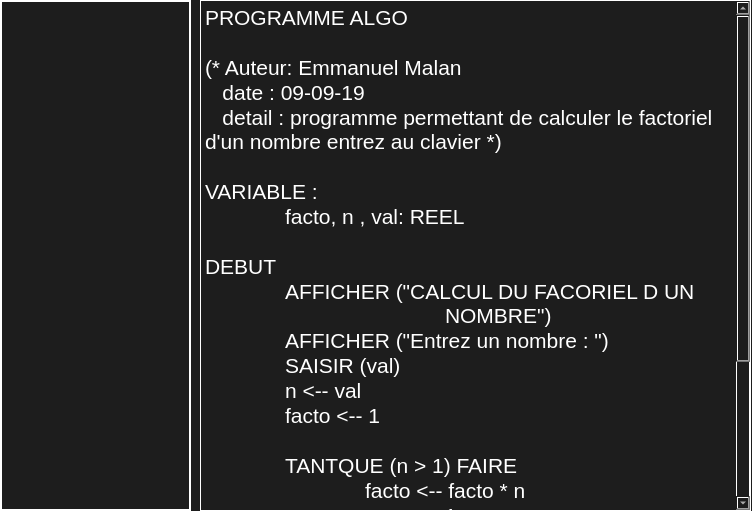
     <widget class="QStackedWidget" name="stackedWidget_2">
      <property name="geometry">
       <rect>
        <x>41</x>
        <y>40</y>
        <width>752</width>
        <height>511</height>
       </rect>
      </property>
      <property name="styleSheet">
       <string notr="true">background-color: rgb(29, 29, 29);
</string>
      </property>
      <property name="currentIndex">
       <number>0</number>
      </property>
      <widget class="QWidget" name="page_4">
       <widget class="QTextEdit" name="texte_code">
        <property name="geometry">
         <rect>
          <x>200</x>
          <y>0</y>
          <width>551</width>
          <height>511</height>
         </rect>
        </property>
        <property name="styleSheet">
         <string notr="true">font: 14pt &quot;Modern No. 20&quot;;
color:rgb(255, 255, 255) ;
/*border-radius:20;*/
border:solid;
border-width:1;
border-color: rgb(255, 255, 255);</string>
        </property>
        <property name="html">
         <string>&lt;!DOCTYPE HTML PUBLIC &quot;-//W3C//DTD HTML 4.0//EN&quot; &quot;http://www.w3.org/TR/REC-html40/strict.dtd&quot;&gt;
&lt;html&gt;&lt;head&gt;&lt;meta name=&quot;qrichtext&quot; content=&quot;1&quot; /&gt;&lt;style type=&quot;text/css&quot;&gt;
p, li { white-space: pre-wrap; }
&lt;/style&gt;&lt;/head&gt;&lt;body style=&quot; font-family:'Modern No. 20'; font-size:14pt; font-weight:400; font-style:normal;&quot;&gt;
&lt;p style=&quot; margin-top:0px; margin-bottom:0px; margin-left:0px; margin-right:0px; -qt-block-indent:0; text-indent:0px;&quot;&gt;&lt;span style=&quot; font-size:16pt;&quot;&gt;PROGRAMME ALGO&lt;/span&gt;&lt;/p&gt;
&lt;p style=&quot;-qt-paragraph-type:empty; margin-top:0px; margin-bottom:0px; margin-left:0px; margin-right:0px; -qt-block-indent:0; text-indent:0px; font-size:16pt;&quot;&gt;&lt;br /&gt;&lt;/p&gt;
&lt;p style=&quot; margin-top:0px; margin-bottom:0px; margin-left:0px; margin-right:0px; -qt-block-indent:0; text-indent:0px;&quot;&gt;&lt;span style=&quot; font-size:16pt;&quot;&gt;(* Auteur: Emmanuel Malan&lt;/span&gt;&lt;/p&gt;
&lt;p style=&quot; margin-top:0px; margin-bottom:0px; margin-left:0px; margin-right:0px; -qt-block-indent:0; text-indent:0px;&quot;&gt;&lt;span style=&quot; font-size:16pt;&quot;&gt;   date : 09-09-19&lt;/span&gt;&lt;/p&gt;
&lt;p style=&quot; margin-top:0px; margin-bottom:0px; margin-left:0px; margin-right:0px; -qt-block-indent:0; text-indent:0px;&quot;&gt;&lt;span style=&quot; font-size:16pt;&quot;&gt;   detail : programme permettant de calculer le factoriel d'un nombre entrez au clavier *)&lt;/span&gt;&lt;/p&gt;
&lt;p style=&quot;-qt-paragraph-type:empty; margin-top:0px; margin-bottom:0px; margin-left:0px; margin-right:0px; -qt-block-indent:0; text-indent:0px; font-size:16pt;&quot;&gt;&lt;br /&gt;&lt;/p&gt;
&lt;p style=&quot; margin-top:0px; margin-bottom:0px; margin-left:0px; margin-right:0px; -qt-block-indent:0; text-indent:0px;&quot;&gt;&lt;span style=&quot; font-size:16pt;&quot;&gt;VARIABLE : &lt;/span&gt;&lt;/p&gt;
&lt;p style=&quot; margin-top:0px; margin-bottom:0px; margin-left:0px; margin-right:0px; -qt-block-indent:0; text-indent:0px;&quot;&gt;&lt;span style=&quot; font-size:16pt;&quot;&gt;	facto, n , val: REEL&lt;/span&gt;&lt;/p&gt;
&lt;p style=&quot;-qt-paragraph-type:empty; margin-top:0px; margin-bottom:0px; margin-left:0px; margin-right:0px; -qt-block-indent:0; text-indent:0px; font-size:16pt;&quot;&gt;&lt;br /&gt;&lt;/p&gt;
&lt;p style=&quot; margin-top:0px; margin-bottom:0px; margin-left:0px; margin-right:0px; -qt-block-indent:0; text-indent:0px;&quot;&gt;&lt;span style=&quot; font-size:16pt;&quot;&gt;DEBUT&lt;/span&gt;&lt;/p&gt;
&lt;p style=&quot; margin-top:0px; margin-bottom:0px; margin-left:0px; margin-right:0px; -qt-block-indent:0; text-indent:0px;&quot;&gt;&lt;span style=&quot; font-size:16pt;&quot;&gt;	AFFICHER (&amp;quot;CALCUL DU FACORIEL D UN 				NOMBRE&amp;quot;)&lt;/span&gt;&lt;/p&gt;
&lt;p style=&quot; margin-top:0px; margin-bottom:0px; margin-left:0px; margin-right:0px; -qt-block-indent:0; text-indent:0px;&quot;&gt;&lt;span style=&quot; font-size:16pt;&quot;&gt;	AFFICHER (&amp;quot;Entrez un nombre : &amp;quot;)&lt;/span&gt;&lt;/p&gt;
&lt;p style=&quot; margin-top:0px; margin-bottom:0px; margin-left:0px; margin-right:0px; -qt-block-indent:0; text-indent:0px;&quot;&gt;&lt;span style=&quot; font-size:16pt;&quot;&gt;	SAISIR (val)&lt;/span&gt;&lt;/p&gt;
&lt;p style=&quot; margin-top:0px; margin-bottom:0px; margin-left:0px; margin-right:0px; -qt-block-indent:0; text-indent:0px;&quot;&gt;&lt;span style=&quot; font-size:16pt;&quot;&gt;	n &amp;lt;-- val&lt;/span&gt;&lt;/p&gt;
&lt;p style=&quot; margin-top:0px; margin-bottom:0px; margin-left:0px; margin-right:0px; -qt-block-indent:0; text-indent:0px;&quot;&gt;&lt;span style=&quot; font-size:16pt;&quot;&gt;	facto &amp;lt;-- 1&lt;/span&gt;&lt;/p&gt;
&lt;p style=&quot;-qt-paragraph-type:empty; margin-top:0px; margin-bottom:0px; margin-left:0px; margin-right:0px; -qt-block-indent:0; text-indent:0px; font-size:16pt;&quot;&gt;&lt;br /&gt;&lt;/p&gt;
&lt;p style=&quot; margin-top:0px; margin-bottom:0px; margin-left:0px; margin-right:0px; -qt-block-indent:0; text-indent:0px;&quot;&gt;&lt;span style=&quot; font-size:16pt;&quot;&gt;	TANTQUE (n &amp;gt; 1) FAIRE&lt;/span&gt;&lt;/p&gt;
&lt;p style=&quot; margin-top:0px; margin-bottom:0px; margin-left:0px; margin-right:0px; -qt-block-indent:0; text-indent:0px;&quot;&gt;&lt;span style=&quot; font-size:16pt;&quot;&gt;		facto &amp;lt;-- facto * n&lt;/span&gt;&lt;/p&gt;
&lt;p style=&quot; margin-top:0px; margin-bottom:0px; margin-left:0px; margin-right:0px; -qt-block-indent:0; text-indent:0px;&quot;&gt;&lt;span style=&quot; font-size:16pt;&quot;&gt;		n &amp;lt;-- n - 1&lt;/span&gt;&lt;/p&gt;
&lt;p style=&quot; margin-top:0px; margin-bottom:0px; margin-left:0px; margin-right:0px; -qt-block-indent:0; text-indent:0px;&quot;&gt;&lt;span style=&quot; font-size:16pt;&quot;&gt;	FIN TANTQUE&lt;/span&gt;&lt;/p&gt;
&lt;p style=&quot;-qt-paragraph-type:empty; margin-top:0px; margin-bottom:0px; margin-left:0px; margin-right:0px; -qt-block-indent:0; text-indent:0px; font-size:16pt;&quot;&gt;&lt;br /&gt;&lt;/p&gt;
&lt;p style=&quot; margin-top:0px; margin-bottom:0px; margin-left:0px; margin-right:0px; -qt-block-indent:0; text-indent:0px;&quot;&gt;&lt;span style=&quot; font-size:16pt;&quot;&gt;	AFFICHER (&amp;quot;le factoriel de&amp;quot; + val + &amp;quot;vaut &amp;quot;+ facto)&lt;/span&gt;&lt;/p&gt;
&lt;p style=&quot; margin-top:0px; margin-bottom:0px; margin-left:0px; margin-right:0px; -qt-block-indent:0; text-indent:0px;&quot;&gt;&lt;span style=&quot; font-size:16pt;&quot;&gt;FIN&lt;/span&gt;&lt;/p&gt;
&lt;p style=&quot;-qt-paragraph-type:empty; margin-top:0px; margin-bottom:0px; margin-left:0px; margin-right:0px; -qt-block-indent:0; text-indent:0px; font-size:16pt;&quot;&gt;&lt;br /&gt;&lt;/p&gt;
&lt;p style=&quot; margin-top:0px; margin-bottom:0px; margin-left:0px; margin-right:0px; -qt-block-indent:0; text-indent:0px;&quot;&gt;&lt;span style=&quot; font-size:16pt;&quot;&gt;	&lt;/span&gt;&lt;/p&gt;&lt;/body&gt;&lt;/html&gt;</string>
        </property>
       </widget>
       <widget class="QTreeView" name="toolBox">
        <property name="geometry">
         <rect>
          <x>0</x>
          <y>0</y>
          <width>191</width>
          <height>511</height>
         </rect>
        </property>
        <property name="styleSheet">
         <string notr="true">border: 2px solid white</string>
        </property>
       </widget>
      </widget>
      <widget class="QWidget" name="page_5"/>
     </widget>
